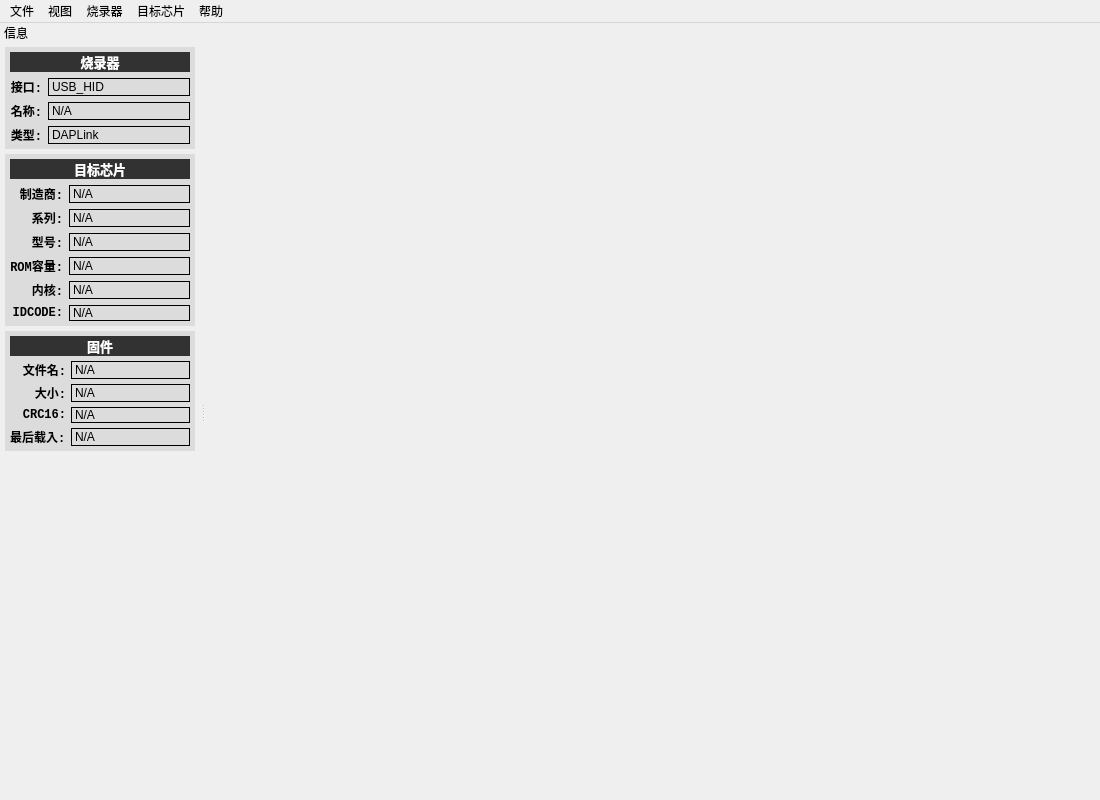
<?xml version="1.0" encoding="UTF-8"?>
<ui version="4.0">
 <class>MainWindow</class>
 <widget class="QMainWindow" name="MainWindow">
  <property name="geometry">
   <rect>
    <x>0</x>
    <y>0</y>
    <width>1100</width>
    <height>800</height>
   </rect>
  </property>
  <property name="minimumSize">
   <size>
    <width>800</width>
    <height>0</height>
   </size>
  </property>
  <property name="windowTitle">
   <string>QDAP</string>
  </property>
  <widget class="QWidget" name="centralwidget">
   <layout class="QHBoxLayout" name="horizontalLayout">
    <property name="spacing">
     <number>0</number>
    </property>
    <property name="leftMargin">
     <number>0</number>
    </property>
    <property name="topMargin">
     <number>0</number>
    </property>
    <property name="rightMargin">
     <number>5</number>
    </property>
    <property name="bottomMargin">
     <number>0</number>
    </property>
   </layout>
  </widget>
  <widget class="QMenuBar" name="menubar">
   <property name="geometry">
    <rect>
     <x>0</x>
     <y>0</y>
     <width>1100</width>
     <height>26</height>
    </rect>
   </property>
   <widget class="QMenu" name="menu">
    <property name="title">
     <string>烧录器</string>
    </property>
    <addaction name="action_enum_device_list"/>
   </widget>
   <widget class="QMenu" name="menu_2">
    <property name="title">
     <string>目标芯片</string>
    </property>
    <addaction name="action_chip_select"/>
    <addaction name="separator"/>
    <addaction name="action_target_connect"/>
    <addaction name="action_target_disconnect"/>
    <addaction name="separator"/>
    <addaction name="action_target_auto"/>
    <addaction name="separator"/>
    <addaction name="action_target_erase_chip"/>
    <addaction name="action_3"/>
    <addaction name="separator"/>
    <addaction name="action_target_read_chip"/>
    <addaction name="action_target_check_blank"/>
    <addaction name="separator"/>
    <addaction name="action_target_program"/>
    <addaction name="action_target_program_verify"/>
    <addaction name="action_target_verify"/>
    <addaction name="separator"/>
    <addaction name="action_target_run"/>
   </widget>
   <widget class="QMenu" name="menu_3">
    <property name="title">
     <string>帮助</string>
    </property>
    <addaction name="action_about"/>
   </widget>
   <widget class="QMenu" name="menu_4">
    <property name="title">
     <string>文件</string>
    </property>
    <addaction name="action_file_open"/>
    <addaction name="action_file_save"/>
    <addaction name="separator"/>
    <addaction name="action_file_auto_load"/>
   </widget>
   <widget class="QMenu" name="menu_5">
    <property name="title">
     <string>视图</string>
    </property>
    <addaction name="action_view_info"/>
   </widget>
   <addaction name="menu_4"/>
   <addaction name="menu_5"/>
   <addaction name="menu"/>
   <addaction name="menu_2"/>
   <addaction name="menu_3"/>
  </widget>
  <widget class="QDockWidget" name="dockWidget">
   <property name="sizePolicy">
    <sizepolicy hsizetype="Preferred" vsizetype="Preferred">
     <horstretch>1</horstretch>
     <verstretch>0</verstretch>
    </sizepolicy>
   </property>
   <property name="minimumSize">
    <size>
     <width>200</width>
     <height>531</height>
    </size>
   </property>
   <property name="styleSheet">
    <string notr="true"/>
   </property>
   <property name="features">
    <set>QDockWidget::NoDockWidgetFeatures</set>
   </property>
   <property name="windowTitle">
    <string>信息</string>
   </property>
   <attribute name="dockWidgetArea">
    <number>1</number>
   </attribute>
   <widget class="QWidget" name="dockWidgetContents">
    <property name="sizePolicy">
     <sizepolicy hsizetype="Preferred" vsizetype="Expanding">
      <horstretch>0</horstretch>
      <verstretch>0</verstretch>
     </sizepolicy>
    </property>
    <property name="minimumSize">
     <size>
      <width>200</width>
      <height>0</height>
     </size>
    </property>
    <property name="styleSheet">
     <string notr="true"/>
    </property>
    <layout class="QVBoxLayout" name="verticalLayout">
     <property name="spacing">
      <number>5</number>
     </property>
     <property name="leftMargin">
      <number>5</number>
     </property>
     <property name="topMargin">
      <number>5</number>
     </property>
     <property name="rightMargin">
      <number>5</number>
     </property>
     <property name="bottomMargin">
      <number>5</number>
     </property>
     <item>
      <widget class="QWidget" name="widget_info_link" native="true">
       <property name="styleSheet">
        <string notr="true">
	background-color: #DCDCDC;
</string>
       </property>
       <layout class="QVBoxLayout" name="verticalLayout_4">
        <property name="leftMargin">
         <number>5</number>
        </property>
        <property name="topMargin">
         <number>5</number>
        </property>
        <property name="rightMargin">
         <number>5</number>
        </property>
        <property name="bottomMargin">
         <number>5</number>
        </property>
        <item>
         <widget class="QLabel" name="label_title_info_link">
          <property name="font">
           <font>
            <family>Source Code Pro</family>
            <pointsize>10</pointsize>
            <weight>75</weight>
            <bold>true</bold>
           </font>
          </property>
          <property name="styleSheet">
           <string notr="true">QLabel{
	background-color: #323232;
	color: white;
}</string>
          </property>
          <property name="text">
           <string>烧录器</string>
          </property>
          <property name="alignment">
           <set>Qt::AlignCenter</set>
          </property>
          <property name="margin">
           <number>5</number>
          </property>
         </widget>
        </item>
        <item>
         <layout class="QGridLayout" name="gridLayout" columnstretch="0,1">
          <item row="1" column="1">
           <widget class="QLabel" name="label_info_dev_name">
            <property name="frameShape">
             <enum>QFrame::Box</enum>
            </property>
            <property name="frameShadow">
             <enum>QFrame::Plain</enum>
            </property>
            <property name="text">
             <string>N/A</string>
            </property>
            <property name="wordWrap">
             <bool>true</bool>
            </property>
            <property name="margin">
             <number>2</number>
            </property>
           </widget>
          </item>
          <item row="2" column="0">
           <widget class="QLabel" name="label_title_info_link_type">
            <property name="font">
             <font>
              <family>Courier New</family>
              <pointsize>9</pointsize>
              <weight>75</weight>
              <bold>true</bold>
             </font>
            </property>
            <property name="text">
             <string>类型:</string>
            </property>
            <property name="alignment">
             <set>Qt::AlignRight|Qt::AlignTrailing|Qt::AlignVCenter</set>
            </property>
           </widget>
          </item>
          <item row="2" column="1">
           <widget class="QLabel" name="label_14">
            <property name="frameShape">
             <enum>QFrame::Box</enum>
            </property>
            <property name="frameShadow">
             <enum>QFrame::Plain</enum>
            </property>
            <property name="text">
             <string>DAPLink</string>
            </property>
            <property name="margin">
             <number>2</number>
            </property>
           </widget>
          </item>
          <item row="1" column="0">
           <widget class="QLabel" name="label_title_info_link_name">
            <property name="font">
             <font>
              <family>Courier New</family>
              <pointsize>9</pointsize>
              <weight>75</weight>
              <bold>true</bold>
             </font>
            </property>
            <property name="text">
             <string>名称:</string>
            </property>
            <property name="alignment">
             <set>Qt::AlignRight|Qt::AlignTrailing|Qt::AlignVCenter</set>
            </property>
           </widget>
          </item>
          <item row="0" column="0">
           <widget class="QLabel" name="label_title_info_link_interface">
            <property name="font">
             <font>
              <family>Courier New</family>
              <pointsize>9</pointsize>
              <weight>75</weight>
              <bold>true</bold>
             </font>
            </property>
            <property name="text">
             <string>接口:</string>
            </property>
            <property name="alignment">
             <set>Qt::AlignRight|Qt::AlignTrailing|Qt::AlignVCenter</set>
            </property>
           </widget>
          </item>
          <item row="0" column="1">
           <widget class="QLabel" name="label_2">
            <property name="frameShape">
             <enum>QFrame::Box</enum>
            </property>
            <property name="frameShadow">
             <enum>QFrame::Plain</enum>
            </property>
            <property name="text">
             <string>USB_HID</string>
            </property>
            <property name="margin">
             <number>2</number>
            </property>
           </widget>
          </item>
         </layout>
        </item>
       </layout>
      </widget>
     </item>
     <item>
      <widget class="QWidget" name="widget_info_chip" native="true">
       <property name="styleSheet">
        <string notr="true">
	background-color: #DCDCDC;
</string>
       </property>
       <layout class="QVBoxLayout" name="verticalLayout_2">
        <property name="spacing">
         <number>6</number>
        </property>
        <property name="leftMargin">
         <number>5</number>
        </property>
        <property name="topMargin">
         <number>5</number>
        </property>
        <property name="rightMargin">
         <number>5</number>
        </property>
        <property name="bottomMargin">
         <number>5</number>
        </property>
        <item>
         <widget class="QLabel" name="label_15">
          <property name="font">
           <font>
            <family>Source Code Pro</family>
            <pointsize>10</pointsize>
            <weight>75</weight>
            <bold>true</bold>
           </font>
          </property>
          <property name="styleSheet">
           <string notr="true">QLabel{
	background-color: #323232;
	color: white;
}</string>
          </property>
          <property name="text">
           <string>目标芯片</string>
          </property>
          <property name="alignment">
           <set>Qt::AlignCenter</set>
          </property>
          <property name="margin">
           <number>5</number>
          </property>
         </widget>
        </item>
        <item>
         <layout class="QGridLayout" name="gridLayout_3" columnstretch="0,1">
          <item row="3" column="0">
           <widget class="QLabel" name="label_18">
            <property name="font">
             <font>
              <family>Courier New</family>
              <weight>75</weight>
              <bold>true</bold>
             </font>
            </property>
            <property name="text">
             <string>ROM容量:</string>
            </property>
            <property name="alignment">
             <set>Qt::AlignRight|Qt::AlignTrailing|Qt::AlignVCenter</set>
            </property>
           </widget>
          </item>
          <item row="3" column="1">
           <widget class="QLabel" name="label_info_chip_flash_size">
            <property name="frameShape">
             <enum>QFrame::Box</enum>
            </property>
            <property name="frameShadow">
             <enum>QFrame::Plain</enum>
            </property>
            <property name="text">
             <string>N/A</string>
            </property>
            <property name="margin">
             <number>2</number>
            </property>
           </widget>
          </item>
          <item row="0" column="0">
           <widget class="QLabel" name="label">
            <property name="font">
             <font>
              <family>Courier New</family>
              <weight>75</weight>
              <bold>true</bold>
             </font>
            </property>
            <property name="text">
             <string>制造商:</string>
            </property>
            <property name="alignment">
             <set>Qt::AlignRight|Qt::AlignTrailing|Qt::AlignVCenter</set>
            </property>
           </widget>
          </item>
          <item row="4" column="0">
           <widget class="QLabel" name="label_23">
            <property name="font">
             <font>
              <family>Courier New</family>
              <weight>75</weight>
              <bold>true</bold>
             </font>
            </property>
            <property name="text">
             <string>内核:</string>
            </property>
            <property name="alignment">
             <set>Qt::AlignRight|Qt::AlignTrailing|Qt::AlignVCenter</set>
            </property>
           </widget>
          </item>
          <item row="1" column="0">
           <widget class="QLabel" name="label_4">
            <property name="font">
             <font>
              <family>Courier New</family>
              <weight>75</weight>
              <bold>true</bold>
             </font>
            </property>
            <property name="text">
             <string>系列:</string>
            </property>
            <property name="alignment">
             <set>Qt::AlignRight|Qt::AlignTrailing|Qt::AlignVCenter</set>
            </property>
           </widget>
          </item>
          <item row="1" column="1">
           <widget class="QLabel" name="label_info_chip_series">
            <property name="frameShape">
             <enum>QFrame::Box</enum>
            </property>
            <property name="frameShadow">
             <enum>QFrame::Plain</enum>
            </property>
            <property name="text">
             <string>N/A</string>
            </property>
            <property name="margin">
             <number>2</number>
            </property>
           </widget>
          </item>
          <item row="4" column="1">
           <widget class="QLabel" name="label_info_core_type">
            <property name="frameShape">
             <enum>QFrame::Box</enum>
            </property>
            <property name="frameShadow">
             <enum>QFrame::Plain</enum>
            </property>
            <property name="text">
             <string>N/A</string>
            </property>
            <property name="margin">
             <number>2</number>
            </property>
           </widget>
          </item>
          <item row="2" column="1">
           <widget class="QLabel" name="label_info_chip_name">
            <property name="frameShape">
             <enum>QFrame::Box</enum>
            </property>
            <property name="frameShadow">
             <enum>QFrame::Plain</enum>
            </property>
            <property name="text">
             <string>N/A</string>
            </property>
            <property name="margin">
             <number>2</number>
            </property>
           </widget>
          </item>
          <item row="5" column="1">
           <widget class="QLabel" name="label_info_idcode">
            <property name="frameShape">
             <enum>QFrame::Box</enum>
            </property>
            <property name="frameShadow">
             <enum>QFrame::Plain</enum>
            </property>
            <property name="text">
             <string>N/A</string>
            </property>
            <property name="margin">
             <number>2</number>
            </property>
           </widget>
          </item>
          <item row="0" column="1">
           <widget class="QLabel" name="label_info_chip_mfrs">
            <property name="frameShape">
             <enum>QFrame::Box</enum>
            </property>
            <property name="frameShadow">
             <enum>QFrame::Plain</enum>
            </property>
            <property name="text">
             <string>N/A</string>
            </property>
            <property name="margin">
             <number>2</number>
            </property>
           </widget>
          </item>
          <item row="5" column="0">
           <widget class="QLabel" name="label_24">
            <property name="font">
             <font>
              <family>Courier New</family>
              <weight>75</weight>
              <bold>true</bold>
             </font>
            </property>
            <property name="text">
             <string>IDCODE:</string>
            </property>
            <property name="alignment">
             <set>Qt::AlignRight|Qt::AlignTrailing|Qt::AlignVCenter</set>
            </property>
           </widget>
          </item>
          <item row="2" column="0">
           <widget class="QLabel" name="label_17">
            <property name="font">
             <font>
              <family>Courier New</family>
              <weight>75</weight>
              <bold>true</bold>
             </font>
            </property>
            <property name="text">
             <string>型号:</string>
            </property>
            <property name="alignment">
             <set>Qt::AlignRight|Qt::AlignTrailing|Qt::AlignVCenter</set>
            </property>
           </widget>
          </item>
         </layout>
        </item>
       </layout>
      </widget>
     </item>
     <item>
      <widget class="QWidget" name="widget_info_file" native="true">
       <property name="styleSheet">
        <string notr="true">
	background-color: #DCDCDC;
</string>
       </property>
       <layout class="QVBoxLayout" name="verticalLayout_5">
        <property name="spacing">
         <number>5</number>
        </property>
        <property name="leftMargin">
         <number>5</number>
        </property>
        <property name="topMargin">
         <number>5</number>
        </property>
        <property name="rightMargin">
         <number>5</number>
        </property>
        <property name="bottomMargin">
         <number>5</number>
        </property>
        <item>
         <widget class="QLabel" name="label_5">
          <property name="font">
           <font>
            <family>Source Code Pro</family>
            <pointsize>10</pointsize>
            <weight>75</weight>
            <bold>true</bold>
           </font>
          </property>
          <property name="styleSheet">
           <string notr="true">QLabel{
	background-color: #323232;
	color: white;
}</string>
          </property>
          <property name="text">
           <string>固件</string>
          </property>
          <property name="alignment">
           <set>Qt::AlignCenter</set>
          </property>
          <property name="margin">
           <number>5</number>
          </property>
         </widget>
        </item>
        <item>
         <layout class="QGridLayout" name="gridLayout_2" columnstretch="0,1" columnminimumwidth="0,0">
          <item row="1" column="1">
           <widget class="QLabel" name="label_info_data_size">
            <property name="frameShape">
             <enum>QFrame::Box</enum>
            </property>
            <property name="frameShadow">
             <enum>QFrame::Plain</enum>
            </property>
            <property name="text">
             <string>N/A</string>
            </property>
            <property name="margin">
             <number>2</number>
            </property>
           </widget>
          </item>
          <item row="2" column="1">
           <widget class="QLabel" name="label_11">
            <property name="frameShape">
             <enum>QFrame::Box</enum>
            </property>
            <property name="frameShadow">
             <enum>QFrame::Plain</enum>
            </property>
            <property name="text">
             <string>N/A</string>
            </property>
            <property name="margin">
             <number>2</number>
            </property>
           </widget>
          </item>
          <item row="1" column="0">
           <widget class="QLabel" name="label_8">
            <property name="font">
             <font>
              <family>Courier New</family>
              <pointsize>9</pointsize>
              <weight>75</weight>
              <bold>true</bold>
             </font>
            </property>
            <property name="text">
             <string>大小:</string>
            </property>
            <property name="alignment">
             <set>Qt::AlignRight|Qt::AlignTrailing|Qt::AlignVCenter</set>
            </property>
           </widget>
          </item>
          <item row="2" column="0">
           <widget class="QLabel" name="label_10">
            <property name="font">
             <font>
              <family>Courier New</family>
              <pointsize>9</pointsize>
              <weight>75</weight>
              <bold>true</bold>
             </font>
            </property>
            <property name="text">
             <string>CRC16:</string>
            </property>
            <property name="alignment">
             <set>Qt::AlignRight|Qt::AlignTrailing|Qt::AlignVCenter</set>
            </property>
           </widget>
          </item>
          <item row="0" column="0">
           <widget class="QLabel" name="label_">
            <property name="font">
             <font>
              <family>Courier New</family>
              <pointsize>9</pointsize>
              <weight>75</weight>
              <bold>true</bold>
             </font>
            </property>
            <property name="text">
             <string>文件名:</string>
            </property>
            <property name="alignment">
             <set>Qt::AlignRight|Qt::AlignTrailing|Qt::AlignVCenter</set>
            </property>
           </widget>
          </item>
          <item row="3" column="1">
           <widget class="QLabel" name="label_latest_load_time">
            <property name="frameShape">
             <enum>QFrame::Box</enum>
            </property>
            <property name="frameShadow">
             <enum>QFrame::Plain</enum>
            </property>
            <property name="text">
             <string>N/A</string>
            </property>
            <property name="wordWrap">
             <bool>true</bool>
            </property>
            <property name="margin">
             <number>2</number>
            </property>
           </widget>
          </item>
          <item row="3" column="0">
           <widget class="QLabel" name="label_21">
            <property name="font">
             <font>
              <family>Courier New</family>
              <weight>75</weight>
              <bold>true</bold>
             </font>
            </property>
            <property name="text">
             <string>最后载入:</string>
            </property>
           </widget>
          </item>
          <item row="0" column="1">
           <widget class="QLabel" name="label_info_file_name">
            <property name="frameShape">
             <enum>QFrame::Box</enum>
            </property>
            <property name="frameShadow">
             <enum>QFrame::Plain</enum>
            </property>
            <property name="text">
             <string>N/A</string>
            </property>
            <property name="scaledContents">
             <bool>true</bool>
            </property>
            <property name="wordWrap">
             <bool>true</bool>
            </property>
            <property name="margin">
             <number>2</number>
            </property>
           </widget>
          </item>
         </layout>
        </item>
       </layout>
      </widget>
     </item>
     <item>
      <spacer name="verticalSpacer">
       <property name="orientation">
        <enum>Qt::Vertical</enum>
       </property>
       <property name="sizeHint" stdset="0">
        <size>
         <width>20</width>
         <height>0</height>
        </size>
       </property>
      </spacer>
     </item>
    </layout>
   </widget>
  </widget>
  <action name="action_enum_device_list">
   <property name="text">
    <string>列出设备</string>
   </property>
  </action>
  <action name="action_target_connect">
   <property name="text">
    <string>连接</string>
   </property>
  </action>
  <action name="action_target_disconnect">
   <property name="text">
    <string>断开连接</string>
   </property>
  </action>
  <action name="action_target_auto">
   <property name="text">
    <string>自动</string>
   </property>
   <property name="shortcut">
    <string>F8</string>
   </property>
  </action>
  <action name="action_target_erase_chip">
   <property name="text">
    <string>全片擦除</string>
   </property>
   <property name="shortcut">
    <string>F4</string>
   </property>
  </action>
  <action name="action_target_program">
   <property name="text">
    <string>写入</string>
   </property>
  </action>
  <action name="action_target_program_verify">
   <property name="text">
    <string>写入+校验</string>
   </property>
  </action>
  <action name="action_target_verify">
   <property name="text">
    <string>校验</string>
   </property>
  </action>
  <action name="action_target_read_chip">
   <property name="text">
    <string>读取全片</string>
   </property>
   <property name="shortcut">
    <string>F10</string>
   </property>
  </action>
  <action name="action_target_run">
   <property name="text">
    <string>复位运行</string>
   </property>
   <property name="shortcut">
    <string>F9</string>
   </property>
  </action>
  <action name="action_about">
   <property name="text">
    <string>关于</string>
   </property>
  </action>
  <action name="action_file_open">
   <property name="text">
    <string>打开烧录文件</string>
   </property>
   <property name="shortcut">
    <string>Ctrl+O</string>
   </property>
  </action>
  <action name="action_file_save">
   <property name="text">
    <string>保存烧录文件</string>
   </property>
   <property name="shortcut">
    <string>Ctrl+S</string>
   </property>
  </action>
  <action name="action_file_auto_load">
   <property name="checkable">
    <bool>true</bool>
   </property>
   <property name="text">
    <string>检测更新自动载入固件</string>
   </property>
  </action>
  <action name="action_chip_select">
   <property name="text">
    <string>芯片型号选择</string>
   </property>
  </action>
  <action name="action_view_info">
   <property name="checkable">
    <bool>true</bool>
   </property>
   <property name="text">
    <string>信息视图</string>
   </property>
  </action>
  <action name="action_3">
   <property name="text">
    <string>块擦除</string>
   </property>
  </action>
  <action name="action_target_check_blank">
   <property name="text">
    <string>检查空片</string>
   </property>
  </action>
 </widget>
 <resources/>
 <connections/>
</ui>
